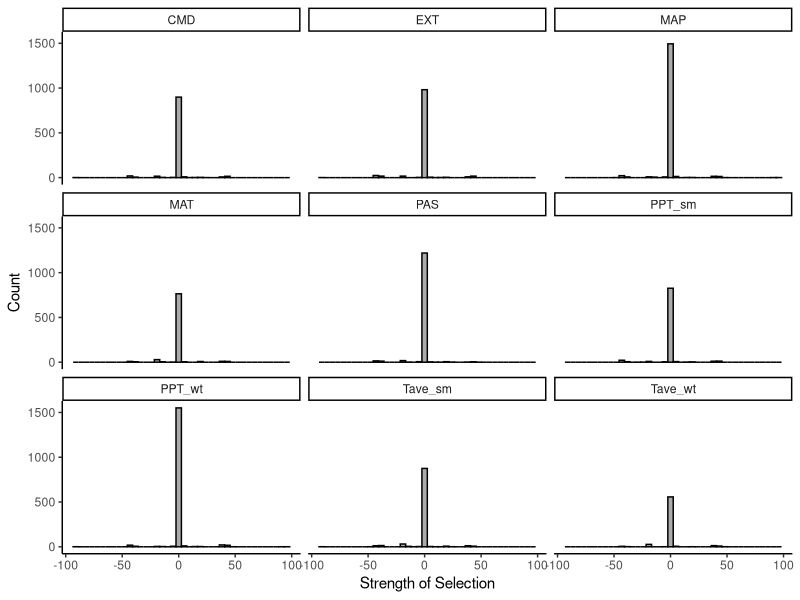
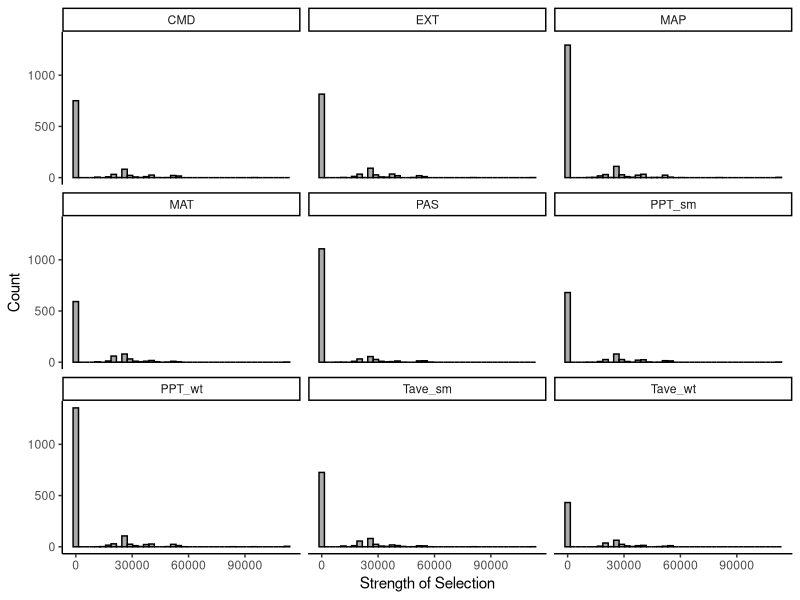
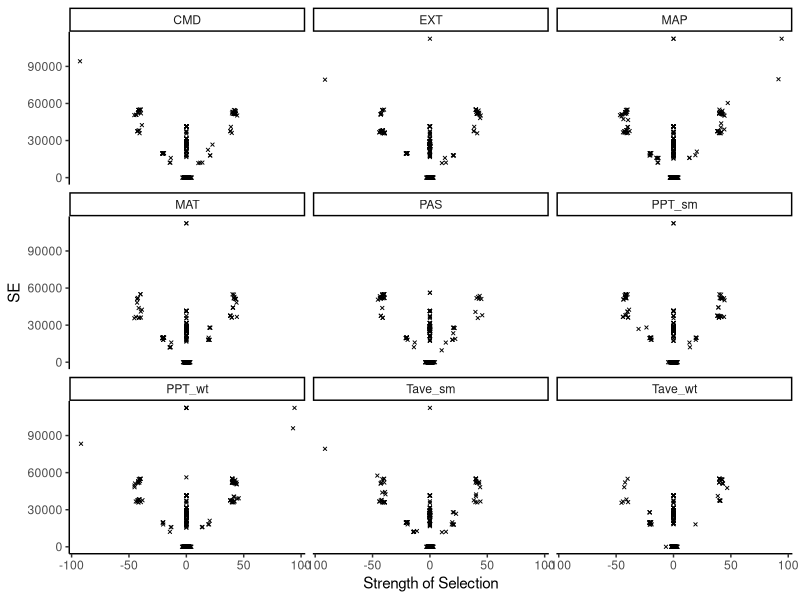
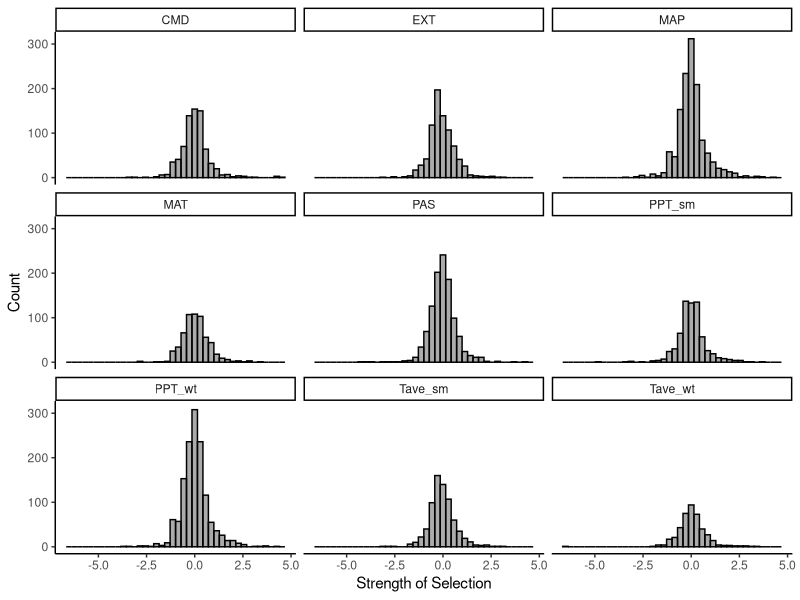
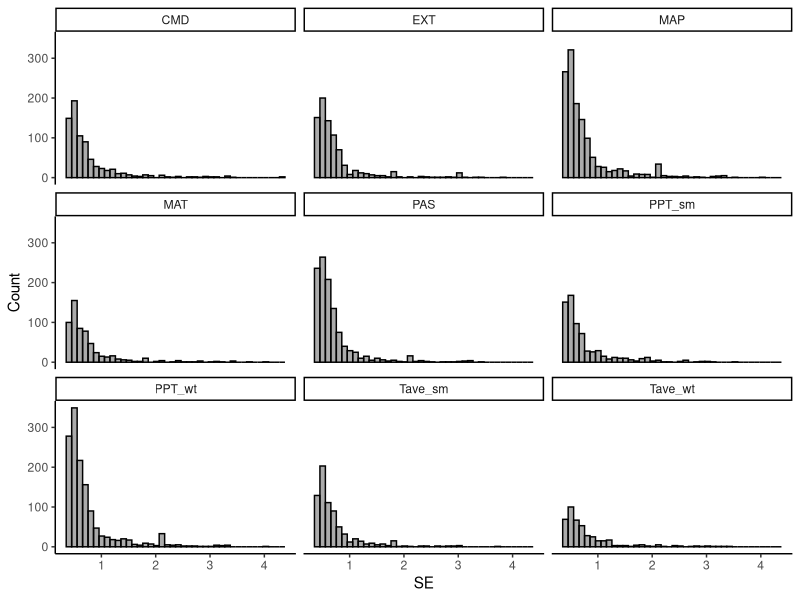
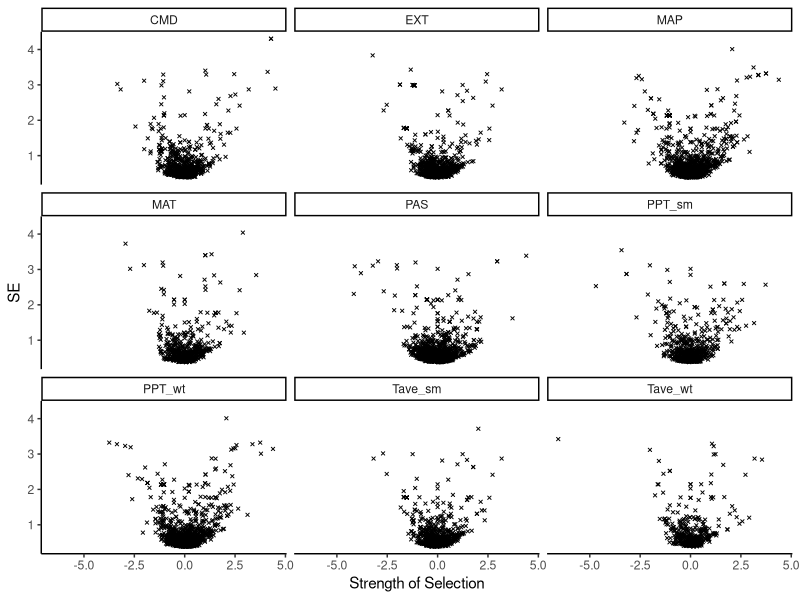
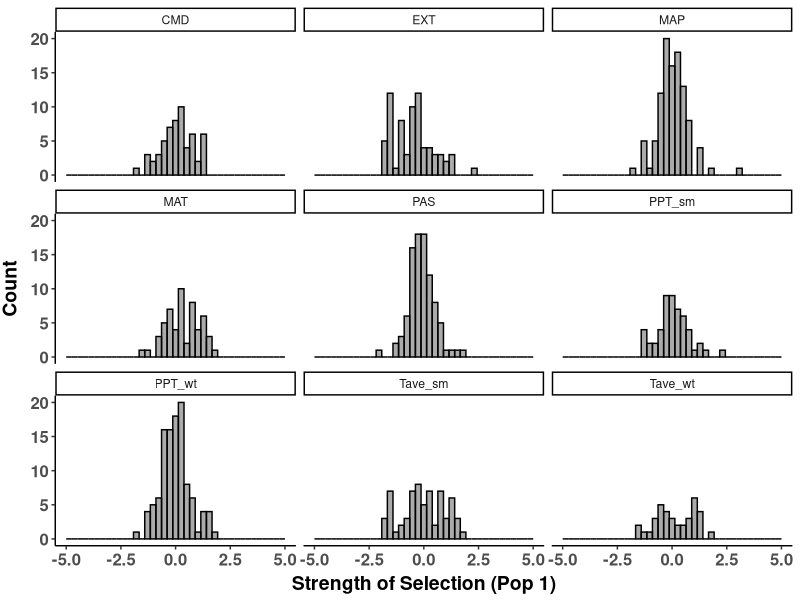
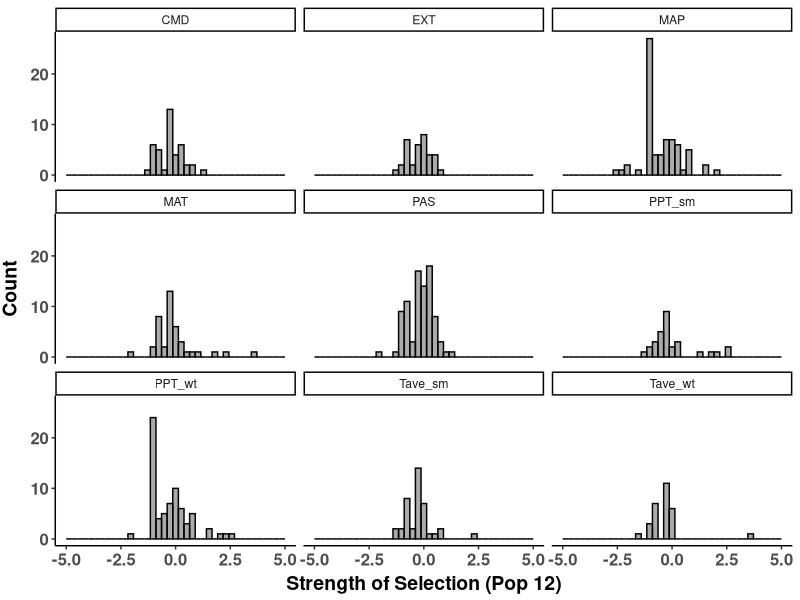

The R source for these figures, in order:
##################################################################################
## Make SNP slopes histograms for obs data only
## Author Daniel Anstett
## 
## For all 9 env
## Last Modified April 25, 2023
###################################################################################


###################################################################################
#Import libraries
library(tidyverse)

#Full Data
env_all <- read_csv("data/slope_obs_all.csv")
env_low <- env_all %>% filter(SE<5.5) 
#%>% filter(Slope<=5) %>% filter(Slope>=-5)

env_1 <- env_low %>% filter(Site==1)
env_2 <- env_low %>% filter(Site==2)
env_3 <- env_low %>% filter(Site==3)
env_4 <- env_low %>% filter(Site==4)
env_5 <- env_low %>% filter(Site==5)
env_6 <- env_low %>% filter(Site==6)
env_7 <- env_low %>% filter(Site==7)
env_8 <- env_low %>% filter(Site==8)
env_9 <- env_low %>% filter(Site==9)
env_10 <- env_low %>% filter(Site==10)
env_11 <- env_low %>% filter(Site==11)
env_12 <- env_low %>% filter(Site==12)


###################################################################################
## All high SE included, all pop, all env
###################################################################################

#all_slopes
env_slope<- ggplot(env_all,aes(x=Slope))+
  geom_histogram(position="identity",bins=40,color="black",alpha=0.5)+
  scale_y_continuous(name="Count")+
  scale_x_continuous(name="Strength of Selection")+
  theme_classic()
#env_slope <- env_slope  + theme(
#  axis.text.x = element_text(size=12, face="bold"),
#  axis.text.y = element_text(size=12,face="bold"),
#  axis.title.x = element_text(color="black", size=14, vjust = 0.5, face="bold"),
#  axis.title.y = element_text(color="black", size=14,vjust = 2, face="bold",hjust=0.5))
env_slope <- env_slope + facet_wrap(.~ENV)
env_slope
ggsave("graphs/all_slope_high.pdf",width=10, height = 7.5, units = "in")

#all_SE
env_SE<- ggplot(env_all,aes(x=SE))+
  geom_histogram(position="identity",bins=40,color="black",alpha=0.5)+
  scale_y_continuous(name="Count")+
  scale_x_continuous(name="Strength of Selection")+
  theme_classic()
#env_SE <- env_SE  + theme(
#  axis.text.x = element_text(size=12, face="bold"),
#  axis.text.y = element_text(size=12,face="bold"),
#  axis.title.x = element_text(color="black", size=14, vjust = 0.5, face="bold"),
# axis.title.y = element_text(color="black", size=14,vjust = 2, face="bold",hjust=0.5))
env_SE <- env_SE + facet_wrap(.~ENV)
env_SE
ggsave("graphs/all_SE_high.pdf",width=10, height = 7.5, units = "in")

#SE versus Slope
env_SE<- ggplot(env_all,aes(x=Slope,y=SE))+
  geom_point(shape=4,size=0.8)+
  scale_y_continuous(name="SE")+
  scale_x_continuous(name="Strength of Selection")+
  theme_classic()
#env_SE <- env_SE  + theme(
#  axis.text.x = element_text(size=12, face="bold"),
#  axis.text.y = element_text(size=12,face="bold"),
#  axis.title.x = element_text(color="black", size=14, vjust = 0.5, face="bold"),
# axis.title.y = element_text(color="black", size=14,vjust = 2, face="bold",hjust=0.5))
env_SE <- env_SE + facet_wrap(.~ENV)
env_SE
ggsave("graphs/all_SE_vs_slope_high.pdf",width=10, height = 7.5, units = "in")



###################################################################################
## Low SE only, all pop, all env
###################################################################################

#all_slopes
env_slope<- ggplot(env_low,aes(x=Slope))+
  geom_histogram(position="identity",bins=40,color="black",alpha=0.5)+
  scale_y_continuous(name="Count")+
  scale_x_continuous(name="Strength of Selection")+
  theme_classic()
#env_slope <- env_slope  + theme(
#  axis.text.x = element_text(size=12, face="bold"),
#  axis.text.y = element_text(size=12,face="bold"),
#  axis.title.x = element_text(color="black", size=14, vjust = 0.5, face="bold"),
#  axis.title.y = element_text(color="black", size=14,vjust = 2, face="bold",hjust=0.5))
env_slope <- env_slope + facet_wrap(.~ENV)
env_slope
ggsave("graphs/low_slope.pdf",width=10, height = 7.5, units = "in")

#all_SE
env_SE<- ggplot(env_low,aes(x=SE))+
  geom_histogram(position="identity",bins=40,color="black",alpha=0.5)+
  scale_y_continuous(name="Count")+
  scale_x_continuous(name="SE")+
  theme_classic()
#env_SE <- env_SE  + theme(
#  axis.text.x = element_text(size=12, face="bold"),
#  axis.text.y = element_text(size=12,face="bold"),
#  axis.title.x = element_text(color="black", size=14, vjust = 0.5, face="bold"),
# axis.title.y = element_text(color="black", size=14,vjust = 2, face="bold",hjust=0.5))
env_SE <- env_SE + facet_wrap(.~ENV)
env_SE
ggsave("graphs/low_SE.pdf",width=10, height = 7.5, units = "in")

#SE versus Slope
env_SE<- ggplot(env_low,aes(x=Slope,y=SE))+
  geom_point(shape=4,size=0.8)+
  scale_y_continuous(name="SE")+
  scale_x_continuous(name="Strength of Selection")+
  theme_classic()
#env_SE <- env_SE  + theme(
#  axis.text.x = element_text(size=12, face="bold"),
#  axis.text.y = element_text(size=12,face="bold"),
#  axis.title.x = element_text(color="black", size=14, vjust = 0.5, face="bold"),
# axis.title.y = element_text(color="black", size=14,vjust = 2, face="bold",hjust=0.5))
env_SE <- env_SE + facet_wrap(.~ENV)
env_SE
ggsave("graphs/low_SE_vs_slope.pdf",width=10, height = 7.5, units = "in")


###################################################################################
## Full graphs per population
###################################################################################

#p1 
env_hist <- ggplot(env_1,aes(x=Slope))+
  geom_histogram(position="identity",bins=40,color="black",alpha=0.5)+
  scale_y_continuous(name="Count")+
  scale_x_continuous(name="Strength of Selection (Pop 1)",limits=c(-5,5))+
  theme_classic()
env_hist <- env_hist  + theme(
  axis.text.x = element_text(size=12, face="bold"),
  axis.text.y = element_text(size=12,face="bold"),
  axis.title.x = element_text(color="black", size=14, vjust = 0.5, face="bold"),
  axis.title.y = element_text(color="black", size=14,vjust = 2, face="bold",hjust=0.5))
env_hist <- env_hist + facet_wrap(.~ENV)
env_hist
ggsave("graphs/01_slope_obs_p1.pdf",width=10, height = 7.5, units = "in")

#p12 
env_hist <- ggplot(env_12,aes(x=Slope))+
  geom_histogram(position="identity",bins=40,color="black",alpha=0.5)+
  scale_y_continuous(name="Count")+
  scale_x_continuous(name="Strength of Selection (Pop 12)",limits=c(-5,5))+
  theme_classic()
env_hist <- env_hist  + theme(
  axis.text.x = element_text(size=12, face="bold"),
  axis.text.y = element_text(size=12,face="bold"),
  axis.title.x = element_text(color="black", size=14, vjust = 0.5, face="bold"),
  axis.title.y = element_text(color="black", size=14,vjust = 2, face="bold",hjust=0.5))
env_hist <- env_hist + facet_wrap(.~ENV)
env_hist
ggsave("graphs/02_slope_obs_p12.pdf",width=10, height = 7.5, units = "in")

#p2 
env_hist <- ggplot(env_2,aes(x=Slope))+
  geom_histogram(position="identity",bins=40,color="black",alpha=0.5)+
  scale_y_continuous(name="Count")+
  scale_x_continuous(name="Strength of Selection (Pop 2)",limits=c(-5,5))+
  theme_classic()
env_hist <- env_hist  + theme(
  axis.text.x = element_text(size=12, face="bold"),
  axis.text.y = element_text(size=12,face="bold"),
  axis.title.x = element_text(color="black", size=14, vjust = 0.5, face="bold"),
  axis.title.y = element_text(color="black", size=14,vjust = 2, face="bold",hjust=0.5))
env_hist <- env_hist + facet_wrap(.~ENV)
env_hist
ggsave("graphs/03_slope_obs_p2.pdf",width=10, height = 7.5, units = "in")

#p3 
env_hist <- ggplot(env_3,aes(x=Slope))+
  geom_histogram(position="identity",bins=40,color="black",alpha=0.5)+
  scale_y_continuous(name="Count")+
  scale_x_continuous(name="Strength of Selection (Pop 3)",limits=c(-5,5))+
  theme_classic()
env_hist <- env_hist  + theme(
  axis.text.x = element_text(size=12, face="bold"),
  axis.text.y = element_text(size=12,face="bold"),
  axis.title.x = element_text(color="black", size=14, vjust = 0.5, face="bold"),
  axis.title.y = element_text(color="black", size=14,vjust = 2, face="bold",hjust=0.5))
env_hist <- env_hist + facet_wrap(.~ENV)
env_hist
ggsave("graphs/04_slope_obs_p3.pdf",width=10, height = 7.5, units = "in")

#p4 
env_hist <- ggplot(env_4,aes(x=Slope))+
  geom_histogram(position="identity",bins=40,color="black",alpha=0.5)+
  scale_y_continuous(name="Count")+
  scale_x_continuous(name="Strength of Selection (Pop 4)",limits=c(-5,5))+
  theme_classic()
env_hist <- env_hist  + theme(
  axis.text.x = element_text(size=12, face="bold"),
  axis.text.y = element_text(size=12,face="bold"),
  axis.title.x = element_text(color="black", size=14, vjust = 0.5, face="bold"),
  axis.title.y = element_text(color="black", size=14,vjust = 2, face="bold",hjust=0.5))
env_hist <- env_hist + facet_wrap(.~ENV)
env_hist
ggsave("graphs/05_slope_obs_p4.pdf",width=10, height = 7.5, units = "in")

#p5 
env_hist <- ggplot(env_5,aes(x=Slope))+
  geom_histogram(position="identity",bins=40,color="black",alpha=0.5)+
  scale_y_continuous(name="Count")+
  scale_x_continuous(name="Strength of Selection (Pop 5)",limits=c(-5,5))+
  theme_classic()
env_hist <- env_hist  + theme(
  axis.text.x = element_text(size=12, face="bold"),
  axis.text.y = element_text(size=12,face="bold"),
  axis.title.x = element_text(color="black", size=14, vjust = 0.5, face="bold"),
  axis.title.y = element_text(color="black", size=14,vjust = 2, face="bold",hjust=0.5))
env_hist <- env_hist + facet_wrap(.~ENV)
env_hist
ggsave("graphs/06_slope_obs_p5.pdf",width=10, height = 7.5, units = "in")

#p6 
env_hist <- ggplot(env_6,aes(x=Slope))+
  geom_histogram(position="identity",bins=40,color="black",alpha=0.5)+
  scale_y_continuous(name="Count")+
  scale_x_continuous(name="Strength of Selection (Pop 6)",limits=c(-5,5))+
  theme_classic()
env_hist <- env_hist  + theme(
  axis.text.x = element_text(size=12, face="bold"),
  axis.text.y = element_text(size=12,face="bold"),
  axis.title.x = element_text(color="black", size=14, vjust = 0.5, face="bold"),
  axis.title.y = element_text(color="black", size=14,vjust = 2, face="bold",hjust=0.5))
env_hist <- env_hist + facet_wrap(.~ENV)
env_hist
ggsave("graphs/07_slope_obs_p6.pdf",width=10, height = 7.5, units = "in")

#p7 
env_hist <- ggplot(env_7,aes(x=Slope))+
  geom_histogram(position="identity",bins=40,color="black",alpha=0.5)+
  scale_y_continuous(name="Count")+
  scale_x_continuous(name="Strength of Selection (Pop 7)",limits=c(-5,5))+
  theme_classic()
env_hist <- env_hist  + theme(
  axis.text.x = element_text(size=12, face="bold"),
  axis.text.y = element_text(size=12,face="bold"),
  axis.title.x = element_text(color="black", size=14, vjust = 0.5, face="bold"),
  axis.title.y = element_text(color="black", size=14,vjust = 2, face="bold",hjust=0.5))
env_hist <- env_hist + facet_wrap(.~ENV)
env_hist
ggsave("graphs/08_slope_obs_p7.pdf",width=10, height = 7.5, units = "in")

#p8 
env_hist <- ggplot(env_8,aes(x=Slope))+
  geom_histogram(position="identity",bins=40,color="black",alpha=0.5)+
  scale_y_continuous(name="Count")+
  scale_x_continuous(name="Strength of Selection (Pop 8)",limits=c(-5,5))+
  theme_classic()
env_hist <- env_hist  + theme(
  axis.text.x = element_text(size=12, face="bold"),
  axis.text.y = element_text(size=12,face="bold"),
  axis.title.x = element_text(color="black", size=14, vjust = 0.5, face="bold"),
  axis.title.y = element_text(color="black", size=14,vjust = 2, face="bold",hjust=0.5))
env_hist <- env_hist + facet_wrap(.~ENV)
env_hist
ggsave("graphs/09_slope_obs_p8.pdf",width=10, height = 7.5, units = "in")

#p9 
env_hist <- ggplot(env_9,aes(x=Slope))+
  geom_histogram(position="identity",bins=40,color="black",alpha=0.5)+
  scale_y_continuous(name="Count")+
  scale_x_continuous(name="Strength of Selection (Pop 9)",limits=c(-5,5))+
  theme_classic()
env_hist <- env_hist  + theme(
  axis.text.x = element_text(size=12, face="bold"),
  axis.text.y = element_text(size=12,face="bold"),
  axis.title.x = element_text(color="black", size=14, vjust = 0.5, face="bold"),
  axis.title.y = element_text(color="black", size=14,vjust = 2, face="bold",hjust=0.5))
env_hist <- env_hist + facet_wrap(.~ENV)
env_hist
ggsave("graphs/10_slope_obs_p9.pdf",width=10, height = 7.5, units = "in")

#p10 
env_hist <- ggplot(env_10,aes(x=Slope))+
  geom_histogram(position="identity",bins=40,color="black",alpha=0.5)+
  scale_y_continuous(name="Count")+
  scale_x_continuous(name="Strength of Selection (Pop 10)",limits=c(-5,5))+
  theme_classic()
env_hist <- env_hist  + theme(
  axis.text.x = element_text(size=12, face="bold"),
  axis.text.y = element_text(size=12,face="bold"),
  axis.title.x = element_text(color="black", size=14, vjust = 0.5, face="bold"),
  axis.title.y = element_text(color="black", size=14,vjust = 2, face="bold",hjust=0.5))
env_hist <- env_hist + facet_wrap(.~ENV)
env_hist
ggsave("graphs/11_slope_obs_p10.pdf",width=10, height = 7.5, units = "in")

#p11 
env_hist <- ggplot(env_11,aes(x=Slope))+
  geom_histogram(position="identity",bins=40,color="black",alpha=0.5)+
  scale_y_continuous(name="Count")+
  scale_x_continuous(name="Strength of Selection (Pop 11)",limits=c(-5,5))+
  theme_classic()
env_hist <- env_hist  + theme(
  axis.text.x = element_text(size=12, face="bold"),
  axis.text.y = element_text(size=12,face="bold"),
  axis.title.x = element_text(color="black", size=14, vjust = 0.5, face="bold"),
  axis.title.y = element_text(color="black", size=14,vjust = 2, face="bold",hjust=0.5))
env_hist <- env_hist + facet_wrap(.~ENV)
env_hist
ggsave("graphs/12_slope_obs_p11.pdf",width=10, height = 7.5, units = "in")




